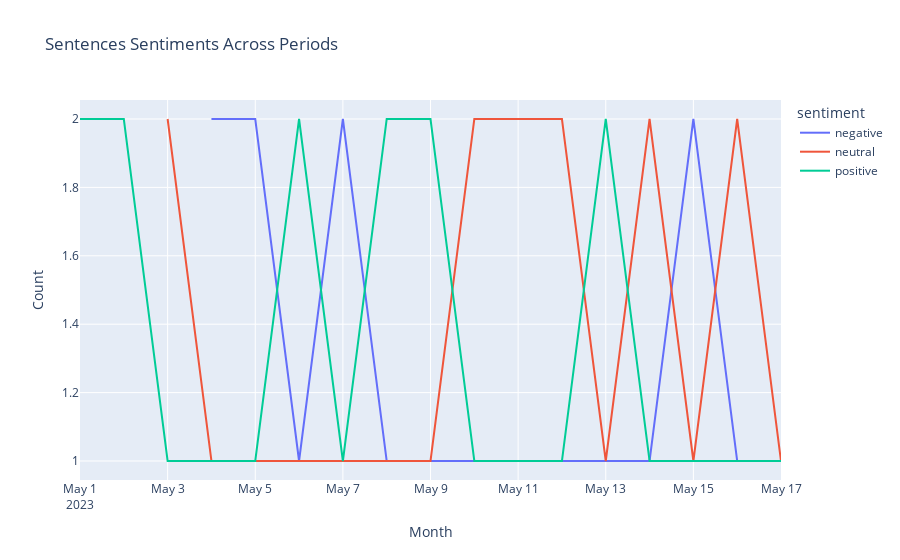

Notebook code for this chart:
### Code cell
fig = px.line(new_test_sent_count_df.groupby(["sentiment", "date"]).count().reset_index(), 
              x="date", 
              y="sentence", 
              color="sentiment", title="Sentences Sentiments Across Periods")
fig.update_xaxes(title_text="Month")
fig.update_yaxes(title_text="Count")

### Figure 1 — Plotly figure (JSON) as saved in the notebook; plotly's stock layout.template omitted (floating-point values rounded to 4 significant figures)
{"data": [{"hovertemplate": "sentiment=negative<br>date=%{x}<br>sentence=%{y}<extra></extra>", "legendgroup": "negative", "line": {"color": "#636efa", "dash": "solid"}, "marker": {"symbol": "circle"}, "mode": "lines", "name": "negative", "orientation": "v", "showlegend": true, "type": "scatter", "x": ["2023-05-04T00:00:00", "2023-05-05T00:00:00", "2023-05-06T00:00:00", "2023-05-07T00:00:00", "2023-05-08T00:00:00", "2023-05-09T00:00:00", "2023-05-10T00:00:00", "2023-05-11T00:00:00", "2023-05-12T00:00:00", "2023-05-13T00:00:00", "2023-05-14T00:00:00", "2023-05-15T00:00:00", "2023-05-16T00:00:00", "2023-05-17T00:00:00"], "xaxis": "x", "y": [2, 2, 1, 2, 1, 1, 1, 1, 1, 1, 1, 2, 1, 1], "yaxis": "y"}, {"hovertemplate": "sentiment=neutral<br>date=%{x}<br>sentence=%{y}<extra></extra>", "legendgroup": "neutral", "line": {"color": "#EF553B", "dash": "solid"}, "marker": {"symbol": "circle"}, "mode": "lines", "name": "neutral", "orientation": "v", "showlegend": true, "type": "scatter", "x": ["2023-05-03T00:00:00", "2023-05-04T00:00:00", "2023-05-05T00:00:00", "2023-05-06T00:00:00", "2023-05-07T00:00:00", "2023-05-08T00:00:00", "2023-05-09T00:00:00", "2023-05-10T00:00:00", "2023-05-11T00:00:00", "2023-05-12T00:00:00", "2023-05-13T00:00:00", "2023-05-14T00:00:00", "2023-05-15T00:00:00", "2023-05-16T00:00:00", "2023-05-17T00:00:00"], "xaxis": "x", "y": [2, 1, 1, 1, 1, 1, 1, 2, 2, 2, 1, 2, 1, 2, 1], "yaxis": "y"}, {"hovertemplate": "sentiment=positive<br>date=%{x}<br>sentence=%{y}<extra></extra>", "legendgroup": "positive", "line": {"color": "#00cc96", "dash": "solid"}, "marker": {"symbol": "circle"}, "mode": "lines", "name": "positive", "orientation": "v", "showlegend": true, "type": "scatter", "x": ["2023-05-01T00:00:00", "2023-05-02T00:00:00", "2023-05-03T00:00:00", "2023-05-04T00:00:00", "2023-05-05T00:00:00", "2023-05-06T00:00:00", "2023-05-07T00:00:00", "2023-05-08T00:00:00", "2023-05-09T00:00:00", "2023-05-10T00:00:00", "2023-05-11T00:00:00", "2023-05-12T00:00:00", "2023-05-13T00:00:00", "2023-05-14T00:00:00", "2023-05-15T00:00:00", "2023-05-16T00:00:00", "2023-05-17T00:00:00"], "xaxis": "x", "y": [2, 2, 1, 1, 1, 2, 1, 2, 2, 1, 1, 1, 2, 1, 1, 1, 1], "yaxis": "y"}], "layout": {"legend": {"title": {"text": "sentiment"}, "tracegroupgap": 0}, "title": {"text": "Sentences Sentiments Across Periods"}, "xaxis": {"anchor": "y", "domain": [0, 1], "title": {"text": "Month"}}, "yaxis": {"anchor": "x", "domain": [0, 1], "title": {"text": "Count"}}}}
